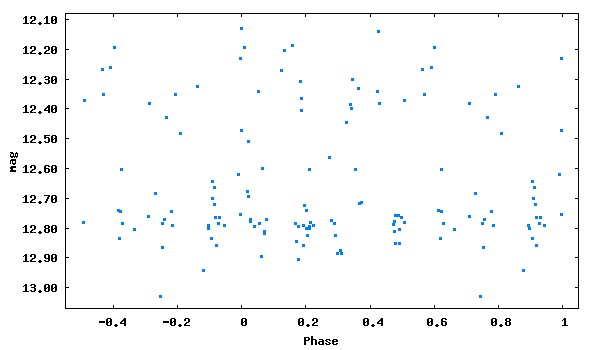

Write the gnuplot code that produced this figure.
set term png size 600,350 medium
set colors classic
set output 'phase_lc_4.png'
set xlabel 'Phase'
set ylabel 'mag'
#set title 'JDmax = 2446761.26400 + 7.0195142 x E'
set format y '%5.2f'
plot [-0.55:1.05][13.07:12.08] "phase_lc_4.dat" linecolor 3 pointtype 5 pointsize 0.3 title ""
